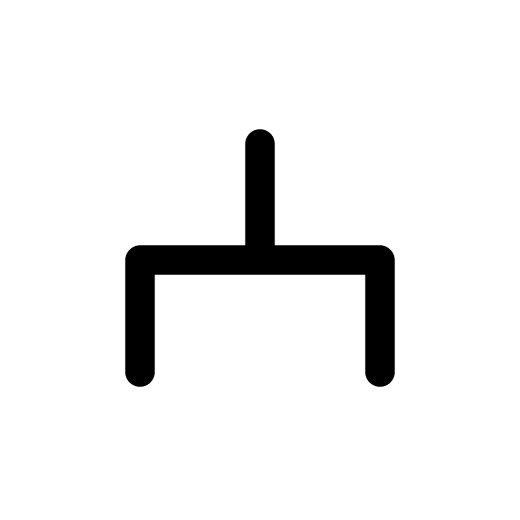
#> input picture Final Project/dataset/bagysh/image1.jpg, 520 x 520 px; its folder holds only this picture in this run
$ python train.py
#> lines starting #> are read from the running program, lines starting #| are printed output that depends on the picture
import os
import cv2
import numpy as np
from sklearn.neighbors import KNeighborsClassifier
import joblib

# Папканын дареги
dataset_path = 'dataset'

# Урууларды окуу (каталогдор)
tribes = sorted(os.listdir(dataset_path))

# Дайындоо үчүн бош тизмелер
X = []
y = []

# Ар бир уруунун сүрөттөрүн окуу
for label, tribe in enumerate(tribes):
    tribe_path = os.path.join(dataset_path, tribe)
    if not os.path.isdir(tribe_path):
        continue

    for image_name in os.listdir(tribe_path):
        image_path = os.path.join(tribe_path, image_name)
        try:
            img = cv2.imread(image_path, cv2.IMREAD_GRAYSCALE)
#> img is the input picture: shape (520, 520); min 0, max 255, mean 238.4
            img = cv2.resize(img, (50, 50))  # Бирдей өлчөмдө
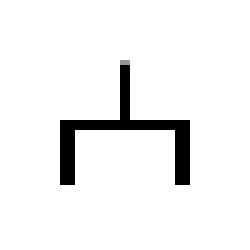
#> img: shape (50, 50) (shown 5 times larger); min 0, max 255, mean 240.6
            X.append(img.flatten())
            y.append(label)
        except Exception as e:
            print(f"Сүрөт иштетүүдө ката чыкты: {image_path}, ката: {e}")
#> pass 2 of the loop `for label, tribe in enumerate(tribes):`:
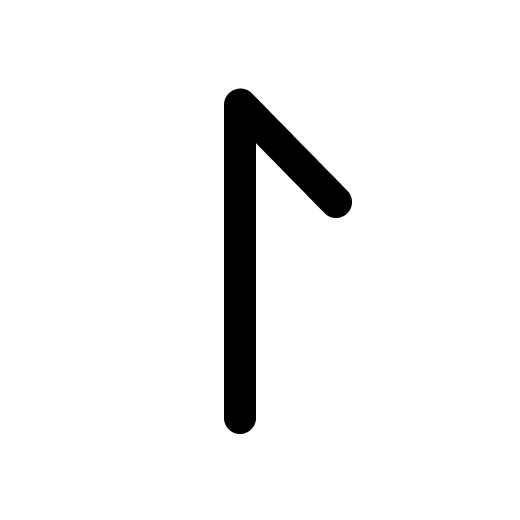
#> input picture Final Project/dataset/basyz/image1.jpg, 520 x 520 px
#> img is the input picture: shape (520, 520); min 0, max 255, mean 240.9
#> `img = cv2.resize(img, (50, 50))`:
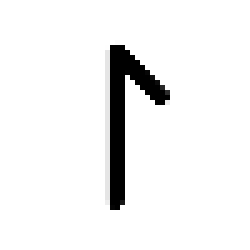
#> img: shape (50, 50) (shown 5 times larger); min 0, max 255, mean 240.6

# NumPy массивдер
X = np.array(X)
y = np.array(y)

# Модель түзүү жана машыгуу
model = KNeighborsClassifier(n_neighbors=3)
model.fit(X, y)

# Моделди сактоо
joblib.dump(model, 'muras.pkl')

print("✅ Модель ийгиликтүү машыгып жана muras.pkl файлына сакталды.")
